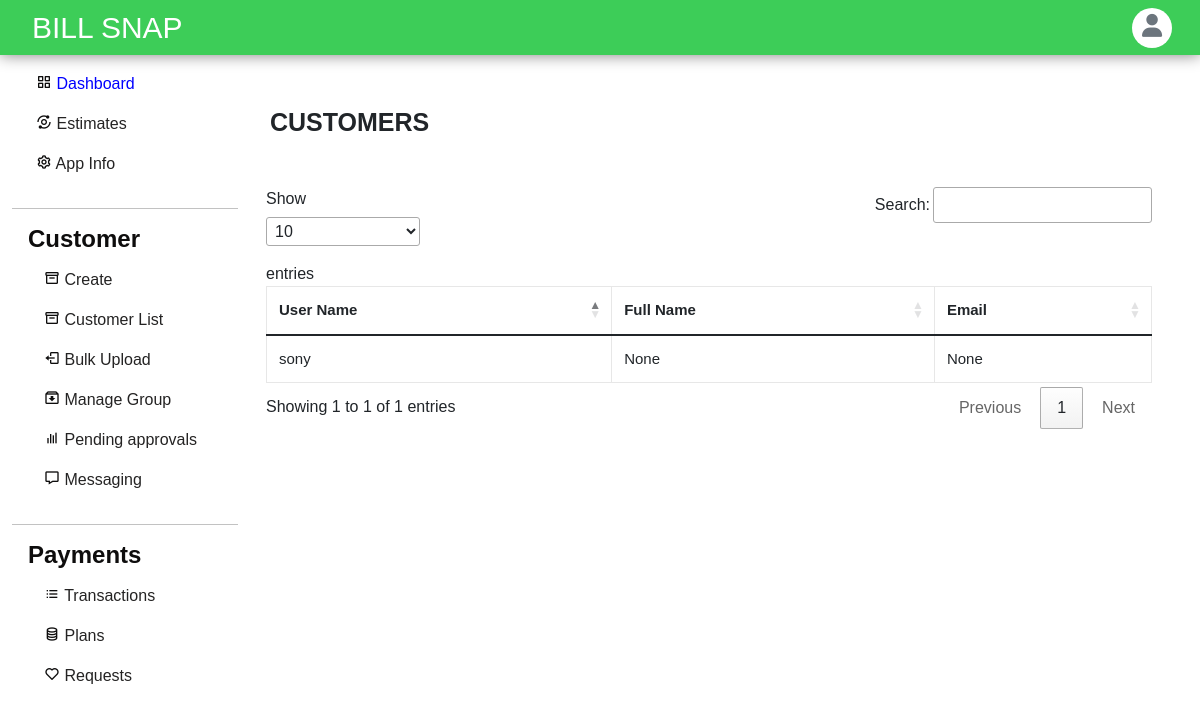
The page /groups/plangroup/helo/eAyXuhwiGE (signed in) on the database as committed earlier.
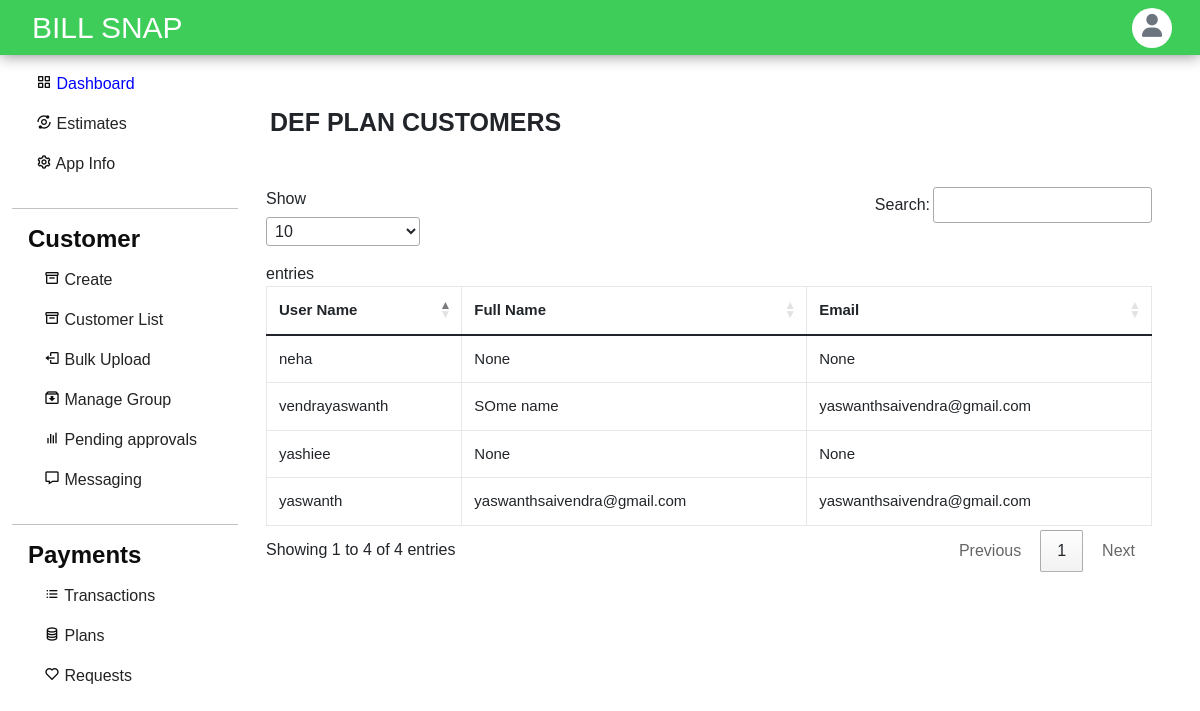
The same page on the database as committed later.
### accounts/models.py (models this page shows, shortened)
class Profile(models.Model):
    user = models.OneToOneField(User, on_delete=models.CASCADE, related_name='profile')
    apps=models.ManyToManyField(applists,related_name='apps')
    status = models.CharField(choices=status_choices, max_length=20, default='c')
    full_name = models.CharField(max_length=100, blank=True, null=True)
    utility_name = models.CharField(max_length=200, null=True, blank=True)
    utility_short_name= models.CharField(max_length=50, null=True, blank=True)
    utility_state= models.CharField(max_length=50, null=True, blank=True)
    utility_district= models.CharField(max_length=50, null=True, blank=True)
    utility_country= models.CharField(max_length=50, null=True, blank=True)
    utility_postalcode= models.CharField(max_length=20, null=True, blank=True)
    utility_address=models.TextField(max_length=200, null=True, blank=True)
    contact_person= models.CharField(max_length=200, null=True, blank=True)
    contact_email = models.EmailField(max_length=50, null=True, blank=True)
    contact_phnum = models.CharField(max_length=15, null=True, blank=True)
    contact_mobile= models.CharField(max_length=15, null=True, blank=True)
    contact_designation= models.CharField(max_length=100, null=True, blank=True)
    contact_landline= models.CharField(max_length=20, null=True, blank=True)
    emergency_person=models.CharField(max_length=200, null=True, blank=True)
    emergency_altperson=models.CharField(max_length=200, null=True, blank=True)
    emergency_mobile=models.CharField(max_length=200, null=True, blank=True)
    emergency_altmobile=models.CharField(max_length=200, null=True, blank=True)
    emergency_officeaddress=models.TextField(max_length=200,null=True,blank=True)
    emergency_altofficeaddress=models.TextField(max_length=200,null=True,blank=True)
    info_created_at = models.DateTimeField(auto_now_add=True)
    info_updated_at = models.DateTimeField(auto_now=True)
    se_coins= models.IntegerField(null=True, default=999, blank=True)
    slug = models.SlugField(max_length=200, editable=False, null=True, blank=True)
    admin=models.BooleanField(default=False)
    plans = models.ManyToManyField(Plan)
    plan_active = models.BooleanField(default=False)
    paid = models.BooleanField(default=False)

### plans/models.py (models this page shows, shortened)
class Plan(models.Model):
    slug = models.CharField(max_length=20, default=generate_code, editable=False)
    app = models.ForeignKey(applists, on_delete=models.CASCADE)
    title = models.CharField(max_length=200)
    price = models.IntegerField(default=0)
    description = models.TextField(max_length=800)
    duration = models.IntegerField(default=30, choices=[
            (30, '1 Month'),
            (180, '6 Months'),
            (364, '1 Year')
        ],
    )
    default_for_customer = models.BooleanField(default=False)

### groups/views.py (the view)
# urls.py: path('plangroup/<str:slug>/<str:plangroupslug>', show_plan_group, name='plangroup'),
def show_plan_group(request, slug, plangroupslug):
    if request.user.is_superuser:
        if request.method == 'GET':
            plan = Plan.objects.filter(slug=plangroupslug).first()
            users = Profile.objects.filter(plans=plan)
            payload = {
                'plan': plan,
                'users': users,
                'slug' : slug
            }
            return render(request, 'groups-panel/plangroup.html', payload)

### templates/groups-panel/plangroup.html (shortened to what this page needs)
{% load crispy_forms_tags %}
{% load static %}
<!DOCTYPE html>
<html lang="en">
<head>
    <link href="https://cdn.jsdelivr.net/npm/bootstrap@5.1.3/dist/css/bootstrap.min.css" rel="stylesheet"
 />
    <link href='https://unpkg.com/boxicons@2.0.7/css/boxicons.min.css' rel='stylesheet'>
    <link rel="stylesheet" href="https://cdnjs.cloudflare.com/ajax/libs/font-awesome/6.1.1/css/all.min.css" />
    <link rel="stylesheet" href="{% static 'assets/styles.css'%}">
    <link rel="stylesheet" href="https://cdn.datatables.net/1.10.19/css/jquery.dataTables.min.css">
</head>
<body>
    {% include "dashnav.html" %}
    <div class="main mx-auto">
        <div class="row bulkuploadcontent">
            {% include "dashsidebar.html" %}
            <div class="col-md-7  flex-md-fill m-3">
                <div class="col right create-customer ps-0 pe-4 me-2" id="">
                    <h2 class="ps-1 pt-3 text-uppercase" id="pspt">{{plan.title}} CUSTOMERS</h2><br>
                    <div class=" my-3">
                        <table class="table table-bordered" id='table_filter'>
                            <thead>
                                <tr>
                                    <th>User Name</th>
                                    <th>Full Name</th>
                                    <th>Email</th>
                                </tr>
                            </thead>
                            <tbody>
                                {% for user in users %}
                                <tr>
                                    <td>{{ user.user.username}}</td>
                                    <td>{{ user.full_name}}</td>
                                    <td>{{ user.contact_email}}</td>
                                </tr>
                                {%endfor%}
                            </tbody>
                        </table>
                    </div>
                </div>
            </div>
        </div>
    </div>
</body>
</html>

Rows that differ between the two databases and show on the page:
no longer on this page (row unchanged): Profile: user.username "sony", full_name "None", contact_email "None"
added Plan: title "DEF PLAN"
now on this page (row edited): Profile: user.username "yashiee", full_name "None", contact_email "None"
now on this page (row edited): Profile: user.username "yaswanth", full_name "yaswanthsaivendra@gmail.com", contact_email "yaswanthsaivendra@gmail.com"
now on this page (row edited): Profile: user.username "vendrayaswanth", full_name "SOme name", contact_email "yaswanthsaivendra@gmail.com"
now on this page (row edited): Profile: user.username "neha", full_name "None", contact_email "None"
Other text that changed with them:
text written by a page script: "Show entries Search: Showing 1 to 1 of 1 entries Previous 1 Next" → "Show entries Search: Showing 1 to 4 of 4 entries Previous 1 Next"
